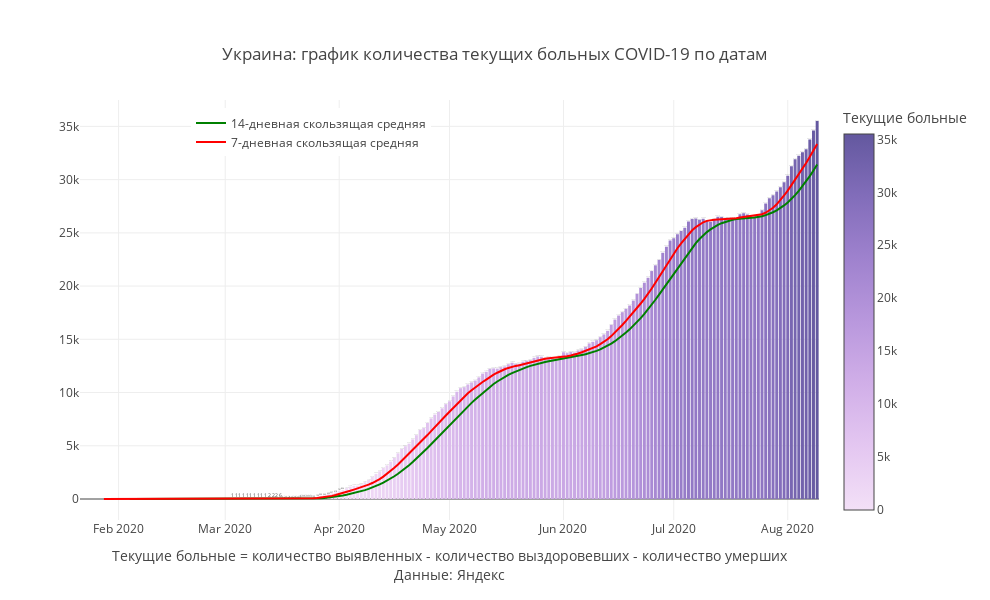

Notebook code cell kept with this figure:
### Code cell
mask = X.Country ==my_country
#mask = (X.Date>'2020-05-01')&(X.Region.isin(regions_towatch))

fig = px.bar(X[mask], x='Date', y="Remaining_ill",color ='Remaining_ill',
             title=f'{my_country}: '+'график количества текущих больных COVID-19 по датам',
              color_continuous_scale= px.colors.sequential.Purp,text = 'Remaining_ill',
            labels = {'Day_confirmed' : "Новые заболевшие",'Remaining_ill':'Текущие больные'})
fig.add_trace(
    go.Scatter(
        name='14-дневная скользящая средняя',
        x=X[mask].Date,
        y=X[mask]['MA14_remaining_ill'],
        mode="lines",
        
        line=go.scatter.Line(color="green"),
        showlegend=True)
)

fig.add_trace(
    go.Scatter(
        name = '7-дневная скользящая средняя',
        x=X[mask].Date,
        y=X[mask]['MA7_remaining_ill'],
        mode="lines",
        
        line=go.scatter.Line(color="red"),
        showlegend=True)
)
fig.update_layout(
    annotations=[
#         dict(
#             x='2020-04-13',
#             y=10594,
#             xref="x",
#             yref="y",
#             text="Введение<br>пропускной<br>системы в Москве",
#             showarrow=True,
#             arrowhead=2,
#             ax=0,
#             ay=-60),
#         dict(
#             x='2020-06-09',
#             y=85824,
#             xref="x",
#             yref="y",
#             text="Отмена<br>пропускной<br>системы в Москве",
#             showarrow=True,
#             arrowhead=2,
#             ax=0,
#             ay=-60),
        
        dict(x=0.5,y=-0.15,
            showarrow=False,
            text="",
            xref="paper",
            yref="paper")],
                  title_x = 0.5,
                  title_y= 0.9,
                  title_xanchor = "center",
                  title_yanchor = "bottom", 
                  legend_x = 0.15,legend_y = 0.98,
                  width = 990, height = 600,template = 'gridon',
    
    
                  xaxis_title='Текущие больные = количество выявленных - количество выздоровевших - количество умерших'+
                                '<br>Данные: Яндекс',
    yaxis_title = ' '
)


fig.show()

### Figure 1 — Plotly figure (JSON) as saved in the notebook; plotly's stock layout.template omitted (floating-point values rounded to 4 significant figures; data arrays with more than 128 entries replaced by an {"elided": "..."} marker saying what was removed)
{"data": [{"alignmentgroup": "True", "hovertemplate": "Date=%{x}<br>Текущие больные=%{marker.color}<extra></extra>", "legendgroup": "", "marker": {"color": {"elided": "201 int values"}, "coloraxis": "coloraxis"}, "name": "", "offsetgroup": "", "orientation": "v", "showlegend": false, "text": {"elided": "201 int values"}, "textposition": "auto", "type": "bar", "x": {"elided": "201 str values"}, "xaxis": "x", "y": {"elided": "201 int values"}, "yaxis": "y"}, {"line": {"color": "green"}, "mode": "lines", "name": "14-дневная скользящая средняя", "showlegend": true, "type": "scatter", "x": {"elided": "201 str values"}, "y": {"elided": "201 float values"}}, {"line": {"color": "red"}, "mode": "lines", "name": "7-дневная скользящая средняя", "showlegend": true, "type": "scatter", "x": {"elided": "201 str values"}, "y": {"elided": "201 float values"}}], "layout": {"annotations": [{"showarrow": false, "text": "", "x": 0.5, "xref": "paper", "y": -0.15, "yref": "paper"}], "barmode": "relative", "coloraxis": {"colorbar": {"title": {"text": "Текущие больные"}}, "colorscale": [[0, "rgb(243, 224, 247)"], [0.1667, "rgb(228, 199, 241)"], [0.3333, "rgb(209, 175, 232)"], [0.5, "rgb(185, 152, 221)"], [0.6667, "rgb(159, 130, 206)"], [0.8333, "rgb(130, 109, 186)"], [1, "rgb(99, 88, 159)"]]}, "height": 600, "legend": {"tracegroupgap": 0, "x": 0.15, "y": 0.98}, "title": {"text": "Украина: график количества текущих больных COVID-19 по датам", "x": 0.5, "xanchor": "center", "y": 0.9, "yanchor": "bottom"}, "width": 990, "xaxis": {"anchor": "y", "domain": [0, 1], "title": {"text": "Текущие больные = количество выявленных - количество выздоровевших - количество умерших<br>Данные: Яндекс"}}, "yaxis": {"anchor": "x", "domain": [0, 1], "title": {"text": " "}}}}
